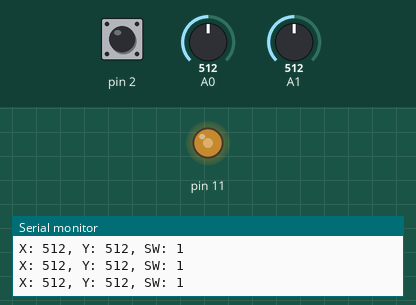
Recording of a sketch running on a simulated Arduino Uno, built with avr-gcc and run on an emulated ATmega328P. On the bench: output pins drawn as LEDs (lit = HIGH), the last lines printed to the serial monitor. Inputs (shaded band) come from the test bench; at power-on: A0 = 512, pin 2 HIGH, A1 = 512.

Above: at 1.2 s.
1.3 s: A0 set to 716
At 2.2 s:
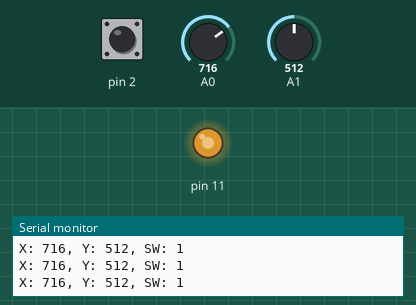
2.8 s: A0 set to 988
At 4.0 s:
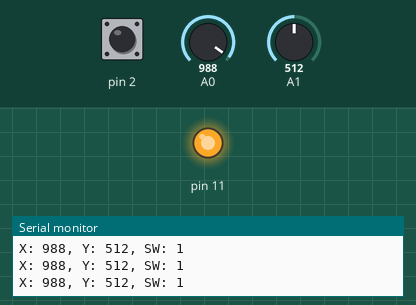
4.3 s: A0 set to 1009
At 5.4 s:
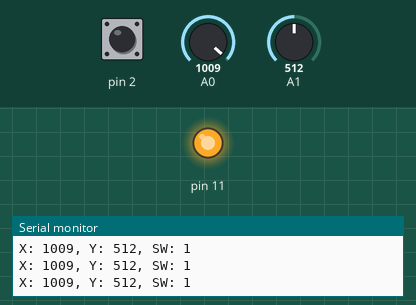
7.3 s: A0 set to 122
At 8.5 s:
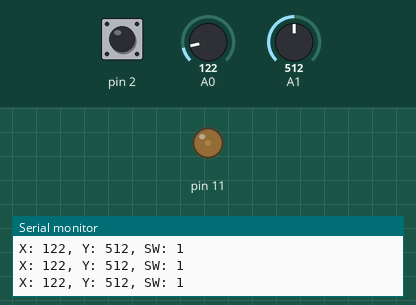
8.8 s: A0 set to 108
At 10.0 s:
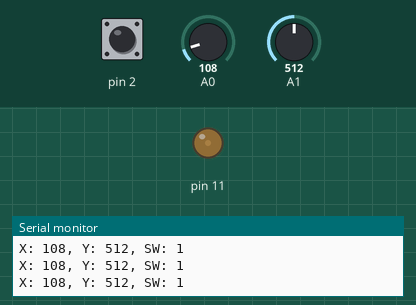
10.3 s: A0 set to 89
At 11.4 s:
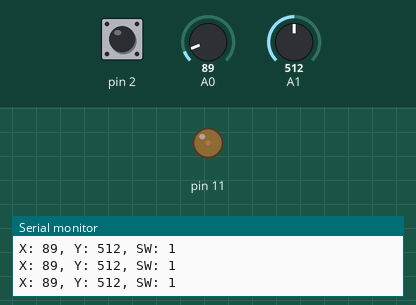
Timing chart, 0 to 13.3 s (numbered marks = the images above; inputs shaded):
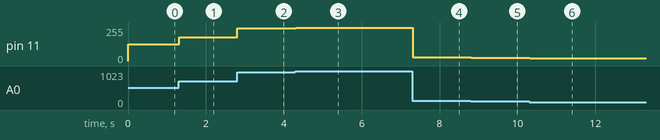

Measured:
- after the input at 1.3 s, pin 11: 127/255 → 178/255 at once
- after the input at 2.8 s, pin 11: 178/255 → 246/255 at once
- after the input at 4.3 s, pin 11: 246/255 → 251/255 at once
- after the input at 7.3 s, pin 11: 251/255 → 30/255 at once
- after the input at 8.8 s, pin 11: 30/255 → 26/255 at once
- after the input at 10.3 s, pin 11: 26/255 → 22/255 at once

The sketch:

2-1_Basics.ino
```cpp
int in_x, in_y, in_sw;

void setup() {
  pinMode(A0, INPUT);
  pinMode(A1, INPUT);
  pinMode(2, INPUT_PULLUP);
  pinMode(11, OUTPUT);
  Serial.begin(9600);
}

void loop() {
  in_x = analogRead(A0);
  in_y = analogRead(A1);
  in_sw = digitalRead(2);

  analogWrite(11, map(in_x, 0, 1023, 0, 255));

  Serial.print("X: ");
  Serial.print(in_x);
  Serial.print(", Y: ");
  Serial.print(in_y);
  Serial.print(", SW: ");
  Serial.print(in_sw);
  Serial.println();
}
```
